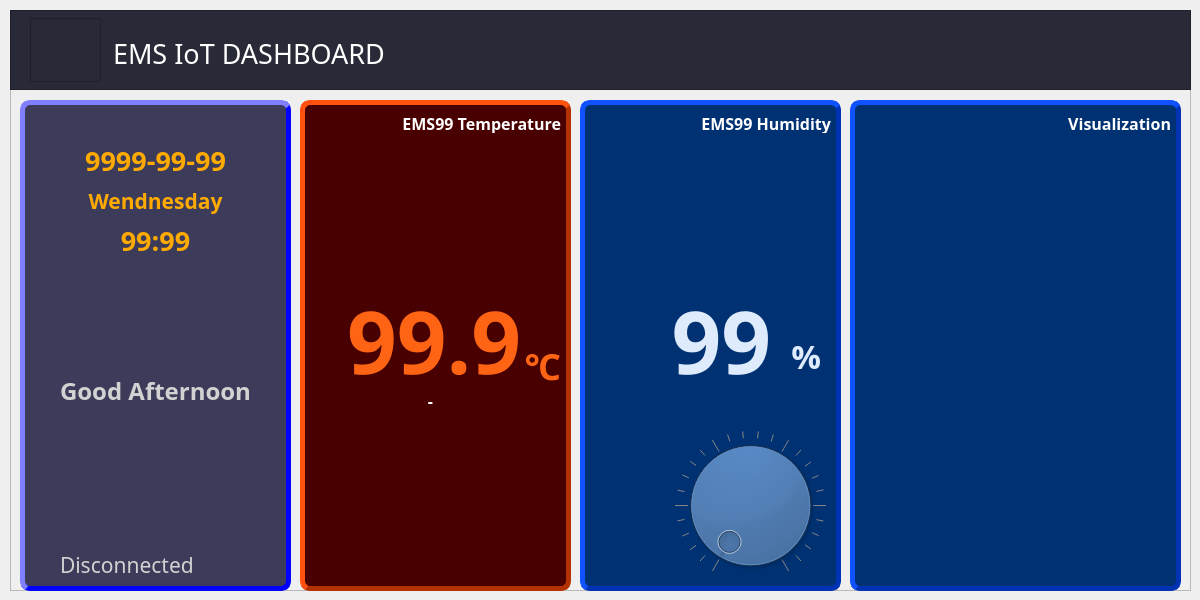
<?xml version="1.0" encoding="UTF-8"?>
<ui version="4.0">
 <class>MainWindow</class>
 <widget class="QMainWindow" name="MainWindow">
  <property name="geometry">
   <rect>
    <x>0</x>
    <y>0</y>
    <width>1200</width>
    <height>600</height>
   </rect>
  </property>
  <property name="sizePolicy">
   <sizepolicy hsizetype="Fixed" vsizetype="Fixed">
    <horstretch>0</horstretch>
    <verstretch>0</verstretch>
   </sizepolicy>
  </property>
  <property name="minimumSize">
   <size>
    <width>1200</width>
    <height>600</height>
   </size>
  </property>
  <property name="maximumSize">
   <size>
    <width>1200</width>
    <height>600</height>
   </size>
  </property>
  <property name="baseSize">
   <size>
    <width>1200</width>
    <height>600</height>
   </size>
  </property>
  <property name="font">
   <font>
    <family>나눔고딕코딩</family>
   </font>
  </property>
  <property name="windowTitle">
   <string>EMS SCADA</string>
  </property>
  <property name="iconSize">
   <size>
    <width>128</width>
    <height>128</height>
   </size>
  </property>
  <widget class="QWidget" name="centralwidget">
   <widget class="QFrame" name="totalFrame">
    <property name="geometry">
     <rect>
      <x>10</x>
      <y>10</y>
      <width>1181</width>
      <height>581</height>
     </rect>
    </property>
    <property name="frameShape">
     <enum>QFrame::StyledPanel</enum>
    </property>
    <property name="frameShadow">
     <enum>QFrame::Raised</enum>
    </property>
    <widget class="QFrame" name="headframe">
     <property name="geometry">
      <rect>
       <x>0</x>
       <y>0</y>
       <width>1181</width>
       <height>80</height>
      </rect>
     </property>
     <property name="styleSheet">
      <string notr="true">background-color : rgb(41, 42, 55);
</string>
     </property>
     <property name="frameShape">
      <enum>QFrame::StyledPanel</enum>
     </property>
     <property name="frameShadow">
      <enum>QFrame::Raised</enum>
     </property>
     <widget class="QFrame" name="iconFrame">
      <property name="geometry">
       <rect>
        <x>20</x>
        <y>8</y>
        <width>71</width>
        <height>64</height>
       </rect>
      </property>
      <property name="styleSheet">
       <string notr="true">background-image: url(:/iot);
background-repeat: no-repeat;</string>
      </property>
      <property name="frameShape">
       <enum>QFrame::StyledPanel</enum>
      </property>
      <property name="frameShadow">
       <enum>QFrame::Raised</enum>
      </property>
     </widget>
     <widget class="QLabel" name="lblTitle">
      <property name="geometry">
       <rect>
        <x>103</x>
        <y>23</y>
        <width>441</width>
        <height>41</height>
       </rect>
      </property>
      <property name="font">
       <font>
        <family>Gill Sans Ultra Bold</family>
        <pointsize>20</pointsize>
        <weight>50</weight>
        <bold>false</bold>
       </font>
      </property>
      <property name="styleSheet">
       <string notr="true">color : rgb(255,255,255);</string>
      </property>
      <property name="text">
       <string>EMS IoT DASHBOARD</string>
      </property>
     </widget>
    </widget>
    <widget class="QFrame" name="greetingFrame">
     <property name="geometry">
      <rect>
       <x>10</x>
       <y>90</y>
       <width>271</width>
       <height>491</height>
      </rect>
     </property>
     <property name="font">
      <font>
       <family>나눔고딕코딩</family>
       <weight>50</weight>
       <bold>false</bold>
      </font>
     </property>
     <property name="styleSheet">
      <string notr="true">background-color:rgb(60, 60, 90);
border-style: outset;
border-width: 5px;
border-color:rgb(0,0,255);
border-radius: 10px;</string>
     </property>
     <property name="frameShape">
      <enum>QFrame::StyledPanel</enum>
     </property>
     <property name="frameShadow">
      <enum>QFrame::Raised</enum>
     </property>
     <widget class="QFrame" name="weatherFrame">
      <property name="geometry">
       <rect>
        <x>103</x>
        <y>197</y>
        <width>64</width>
        <height>64</height>
       </rect>
      </property>
      <property name="styleSheet">
       <string notr="true">background-image: url(:/sun);
backgroud-repeat: no-repeat;
border:none;</string>
      </property>
      <property name="frameShape">
       <enum>QFrame::StyledPanel</enum>
      </property>
      <property name="frameShadow">
       <enum>QFrame::Raised</enum>
      </property>
     </widget>
     <widget class="QLabel" name="lblDate">
      <property name="geometry">
       <rect>
        <x>10</x>
        <y>40</y>
        <width>251</width>
        <height>41</height>
       </rect>
      </property>
      <property name="font">
       <font>
        <family>나눔고딕코딩</family>
        <pointsize>20</pointsize>
        <weight>75</weight>
        <bold>true</bold>
       </font>
      </property>
      <property name="styleSheet">
       <string notr="true">color: rgb(255,170,0);
border : none;</string>
      </property>
      <property name="text">
       <string>9999-99-99</string>
      </property>
      <property name="alignment">
       <set>Qt::AlignCenter</set>
      </property>
     </widget>
     <widget class="QLabel" name="lblDay">
      <property name="geometry">
       <rect>
        <x>5</x>
        <y>80</y>
        <width>261</width>
        <height>41</height>
       </rect>
      </property>
      <property name="font">
       <font>
        <family>나눔고딕코딩</family>
        <pointsize>16</pointsize>
        <weight>75</weight>
        <bold>true</bold>
       </font>
      </property>
      <property name="styleSheet">
       <string notr="true">color: rgb(255,170,0);
border : none;</string>
      </property>
      <property name="text">
       <string>Wendnesday</string>
      </property>
      <property name="alignment">
       <set>Qt::AlignCenter</set>
      </property>
     </widget>
     <widget class="QLabel" name="lblTime">
      <property name="geometry">
       <rect>
        <x>10</x>
        <y>120</y>
        <width>251</width>
        <height>41</height>
       </rect>
      </property>
      <property name="font">
       <font>
        <family>나눔고딕코딩</family>
        <pointsize>20</pointsize>
        <weight>75</weight>
        <bold>true</bold>
       </font>
      </property>
      <property name="styleSheet">
       <string notr="true">color: rgb(255,170,0);
border : none;</string>
      </property>
      <property name="text">
       <string>99:99</string>
      </property>
      <property name="alignment">
       <set>Qt::AlignCenter</set>
      </property>
     </widget>
     <widget class="QLabel" name="lblGreeting">
      <property name="geometry">
       <rect>
        <x>10</x>
        <y>270</y>
        <width>251</width>
        <height>41</height>
       </rect>
      </property>
      <property name="font">
       <font>
        <family>Tw Cen MT</family>
        <pointsize>18</pointsize>
        <weight>75</weight>
        <bold>true</bold>
       </font>
      </property>
      <property name="styleSheet">
       <string notr="true">color: rgb(210, 210, 210);
border : none;</string>
      </property>
      <property name="text">
       <string>Good Afternoon</string>
      </property>
      <property name="alignment">
       <set>Qt::AlignCenter</set>
      </property>
     </widget>
     <widget class="QFrame" name="conFrame">
      <property name="geometry">
       <rect>
        <x>11</x>
        <y>454</y>
        <width>24</width>
        <height>24</height>
       </rect>
      </property>
      <property name="styleSheet">
       <string notr="true">background-image: url(:/red);
backgroud-repeat: no-repeat;
border:none;</string>
      </property>
      <property name="frameShape">
       <enum>QFrame::StyledPanel</enum>
      </property>
      <property name="frameShadow">
       <enum>QFrame::Raised</enum>
      </property>
     </widget>
     <widget class="QLabel" name="lblStatus">
      <property name="geometry">
       <rect>
        <x>40</x>
        <y>444</y>
        <width>151</width>
        <height>41</height>
       </rect>
      </property>
      <property name="font">
       <font>
        <family>Tw Cen MT Condensed</family>
        <pointsize>16</pointsize>
        <weight>50</weight>
        <bold>false</bold>
       </font>
      </property>
      <property name="styleSheet">
       <string notr="true">color: rgb(210, 210, 210);
border : none;</string>
      </property>
      <property name="text">
       <string>Disconnected</string>
      </property>
      <property name="alignment">
       <set>Qt::AlignLeading|Qt::AlignLeft|Qt::AlignVCenter</set>
      </property>
     </widget>
     <zorder>lblDay</zorder>
     <zorder>weatherFrame</zorder>
     <zorder>lblDate</zorder>
     <zorder>lblTime</zorder>
     <zorder>lblGreeting</zorder>
     <zorder>conFrame</zorder>
     <zorder>lblStatus</zorder>
    </widget>
    <widget class="QFrame" name="tempFrame">
     <property name="geometry">
      <rect>
       <x>290</x>
       <y>90</y>
       <width>271</width>
       <height>491</height>
      </rect>
     </property>
     <property name="font">
      <font>
       <family>나눔고딕코딩</family>
       <pointsize>12</pointsize>
       <weight>50</weight>
       <bold>false</bold>
      </font>
     </property>
     <property name="styleSheet">
      <string notr="true">background-color:rgb(72, 0, 0);
border-style: outset;
border-width: 5px;
border-color:rgb(180, 50, 0);
border-radius: 10px;</string>
     </property>
     <property name="frameShape">
      <enum>QFrame::StyledPanel</enum>
     </property>
     <property name="frameShadow">
      <enum>QFrame::Raised</enum>
     </property>
     <widget class="QLabel" name="lblTempTitle">
      <property name="geometry">
       <rect>
        <x>90</x>
        <y>13</y>
        <width>171</width>
        <height>20</height>
       </rect>
      </property>
      <property name="font">
       <font>
        <family>나눔고딕코딩</family>
        <pointsize>12</pointsize>
        <weight>75</weight>
        <bold>true</bold>
       </font>
      </property>
      <property name="styleSheet">
       <string notr="true">color: rgb(255,255,255);
border : none;</string>
      </property>
      <property name="text">
       <string>EMS99 Temperature</string>
      </property>
      <property name="alignment">
       <set>Qt::AlignRight|Qt::AlignTrailing|Qt::AlignVCenter</set>
      </property>
     </widget>
     <widget class="QLabel" name="lblCurrTemp">
      <property name="geometry">
       <rect>
        <x>20</x>
        <y>175</y>
        <width>201</width>
        <height>131</height>
       </rect>
      </property>
      <property name="font">
       <font>
        <family>Tw Cen MT</family>
        <pointsize>65</pointsize>
        <weight>75</weight>
        <bold>true</bold>
       </font>
      </property>
      <property name="styleSheet">
       <string notr="true">color: rgb(255, 100, 20);
border : none;</string>
      </property>
      <property name="text">
       <string>99.9</string>
      </property>
      <property name="alignment">
       <set>Qt::AlignRight|Qt::AlignTrailing|Qt::AlignVCenter</set>
      </property>
     </widget>
     <widget class="QLabel" name="lblTempTitle_3">
      <property name="geometry">
       <rect>
        <x>220</x>
        <y>200</y>
        <width>41</width>
        <height>131</height>
       </rect>
      </property>
      <property name="font">
       <font>
        <family>Tw Cen MT</family>
        <pointsize>27</pointsize>
        <weight>75</weight>
        <bold>true</bold>
       </font>
      </property>
      <property name="styleSheet">
       <string notr="true">color: rgb(255, 100, 20);
border : none;</string>
      </property>
      <property name="text">
       <string>℃</string>
      </property>
      <property name="alignment">
       <set>Qt::AlignRight|Qt::AlignTrailing|Qt::AlignVCenter</set>
      </property>
     </widget>
     <widget class="QFrame" name="humidIconFrame_2">
      <property name="geometry">
       <rect>
        <x>20</x>
        <y>50</y>
        <width>141</width>
        <height>131</height>
       </rect>
      </property>
      <property name="sizePolicy">
       <sizepolicy hsizetype="Preferred" vsizetype="Preferred">
        <horstretch>0</horstretch>
        <verstretch>0</verstretch>
       </sizepolicy>
      </property>
      <property name="styleSheet">
       <string notr="true">background-image: url(:/temp);
background-repeat: no-repeat;
border:none;</string>
      </property>
      <property name="frameShadow">
       <enum>QFrame::Raised</enum>
      </property>
     </widget>
     <widget class="QPushButton" name="btnTempAlarm">
      <property name="geometry">
       <rect>
        <x>210</x>
        <y>300</y>
        <width>48</width>
        <height>48</height>
       </rect>
      </property>
      <property name="styleSheet">
       <string notr="true">border-style : none ;
background-image: url(:/alram);
background-repeat : no-repeat;</string>
      </property>
      <property name="text">
       <string/>
      </property>
      <property name="iconSize">
       <size>
        <width>48</width>
        <height>48</height>
       </size>
      </property>
     </widget>
     <widget class="QLabel" name="lblTempAlarm">
      <property name="geometry">
       <rect>
        <x>120</x>
        <y>290</y>
        <width>21</width>
        <height>20</height>
       </rect>
      </property>
      <property name="font">
       <font>
        <family>나눔고딕코딩</family>
        <pointsize>12</pointsize>
        <weight>75</weight>
        <bold>true</bold>
       </font>
      </property>
      <property name="styleSheet">
       <string notr="true">color: rgb(255,255,255);
border : none;</string>
      </property>
      <property name="text">
       <string>-</string>
      </property>
      <property name="alignment">
       <set>Qt::AlignCenter</set>
      </property>
     </widget>
     <zorder>lblCurrTemp</zorder>
     <zorder>lblTempTitle_3</zorder>
     <zorder>humidIconFrame_2</zorder>
     <zorder>lblTempTitle</zorder>
     <zorder>lblTempAlarm</zorder>
     <zorder>btnTempAlarm</zorder>
    </widget>
    <widget class="QFrame" name="humidFrame">
     <property name="geometry">
      <rect>
       <x>570</x>
       <y>90</y>
       <width>261</width>
       <height>491</height>
      </rect>
     </property>
     <property name="font">
      <font>
       <family>나눔고딕코딩</family>
       <pointsize>12</pointsize>
       <weight>50</weight>
       <bold>false</bold>
      </font>
     </property>
     <property name="styleSheet">
      <string notr="true">background-color:rgb(0, 50, 115);
border-style: outset;
border-width: 5px;
border-color:rgb(0, 50, 180);
border-radius: 10px;</string>
     </property>
     <property name="frameShape">
      <enum>QFrame::StyledPanel</enum>
     </property>
     <property name="frameShadow">
      <enum>QFrame::Raised</enum>
     </property>
     <widget class="QLabel" name="lblHumidTitle">
      <property name="geometry">
       <rect>
        <x>110</x>
        <y>13</y>
        <width>141</width>
        <height>20</height>
       </rect>
      </property>
      <property name="font">
       <font>
        <family>나눔고딕코딩</family>
        <pointsize>12</pointsize>
        <weight>75</weight>
        <bold>true</bold>
       </font>
      </property>
      <property name="styleSheet">
       <string notr="true">color: rgb(255,255,255);
border : none;</string>
      </property>
      <property name="text">
       <string>EMS99 Humidity</string>
      </property>
      <property name="alignment">
       <set>Qt::AlignRight|Qt::AlignTrailing|Qt::AlignVCenter</set>
      </property>
     </widget>
     <widget class="QLabel" name="lblHumidTitle_6">
      <property name="geometry">
       <rect>
        <x>190</x>
        <y>190</y>
        <width>51</width>
        <height>131</height>
       </rect>
      </property>
      <property name="font">
       <font>
        <family>Tw Cen MT</family>
        <pointsize>25</pointsize>
        <weight>75</weight>
        <bold>true</bold>
       </font>
      </property>
      <property name="styleSheet">
       <string notr="true">color: rgb(221, 235, 253);
border : none;</string>
      </property>
      <property name="text">
       <string>%</string>
      </property>
      <property name="alignment">
       <set>Qt::AlignRight|Qt::AlignTrailing|Qt::AlignVCenter</set>
      </property>
     </widget>
     <widget class="QFrame" name="humidIconFrame">
      <property name="geometry">
       <rect>
        <x>30</x>
        <y>50</y>
        <width>171</width>
        <height>151</height>
       </rect>
      </property>
      <property name="styleSheet">
       <string notr="true">background-image: url(:/humid);
background-repeat: no-repeat;
border:none;</string>
      </property>
      <property name="frameShadow">
       <enum>QFrame::Raised</enum>
      </property>
     </widget>
     <widget class="QDial" name="dial_3">
      <property name="geometry">
       <rect>
        <x>90</x>
        <y>330</y>
        <width>161</width>
        <height>151</height>
       </rect>
      </property>
      <property name="styleSheet">
       <string notr="true">widget-color: rgb(221, 235, 253);</string>
      </property>
      <property name="notchesVisible">
       <bool>true</bool>
      </property>
     </widget>
     <widget class="QLabel" name="lblCurrHumid">
      <property name="geometry">
       <rect>
        <x>40</x>
        <y>190</y>
        <width>151</width>
        <height>101</height>
       </rect>
      </property>
      <property name="font">
       <font>
        <family>Tw Cen MT</family>
        <pointsize>65</pointsize>
        <weight>75</weight>
        <bold>true</bold>
       </font>
      </property>
      <property name="styleSheet">
       <string notr="true">color: rgb(221, 235, 253);
border : none;</string>
      </property>
      <property name="text">
       <string>99</string>
      </property>
      <property name="alignment">
       <set>Qt::AlignRight|Qt::AlignTrailing|Qt::AlignVCenter</set>
      </property>
     </widget>
     <zorder>humidIconFrame</zorder>
     <zorder>lblHumidTitle</zorder>
     <zorder>lblHumidTitle_6</zorder>
     <zorder>dial_3</zorder>
     <zorder>lblCurrHumid</zorder>
    </widget>
    <widget class="QFrame" name="humidFrame_2">
     <property name="geometry">
      <rect>
       <x>840</x>
       <y>90</y>
       <width>331</width>
       <height>491</height>
      </rect>
     </property>
     <property name="font">
      <font>
       <family>나눔고딕코딩</family>
       <pointsize>12</pointsize>
       <weight>50</weight>
       <bold>false</bold>
      </font>
     </property>
     <property name="styleSheet">
      <string notr="true">background-color:rgb(0, 50, 115);
border-style: outset;
border-width: 5px;
border-color:rgb(0, 50, 180);
border-radius: 10px;</string>
     </property>
     <property name="frameShape">
      <enum>QFrame::StyledPanel</enum>
     </property>
     <property name="frameShadow">
      <enum>QFrame::Raised</enum>
     </property>
     <widget class="QLabel" name="lblHumidTitle_2">
      <property name="geometry">
       <rect>
        <x>180</x>
        <y>13</y>
        <width>141</width>
        <height>20</height>
       </rect>
      </property>
      <property name="font">
       <font>
        <family>나눔고딕코딩</family>
        <pointsize>12</pointsize>
        <weight>75</weight>
        <bold>true</bold>
       </font>
      </property>
      <property name="styleSheet">
       <string notr="true">color: rgb(255,255,255);
border : none;</string>
      </property>
      <property name="text">
       <string>Visualization</string>
      </property>
      <property name="alignment">
       <set>Qt::AlignRight|Qt::AlignTrailing|Qt::AlignVCenter</set>
      </property>
     </widget>
    </widget>
    <zorder>headframe</zorder>
    <zorder>greetingFrame</zorder>
    <zorder>humidFrame</zorder>
    <zorder>tempFrame</zorder>
    <zorder>humidFrame_2</zorder>
   </widget>
  </widget>
 </widget>
 <resources>
  <include location="dashboard.qrc"/>
 </resources>
 <connections/>
</ui>
